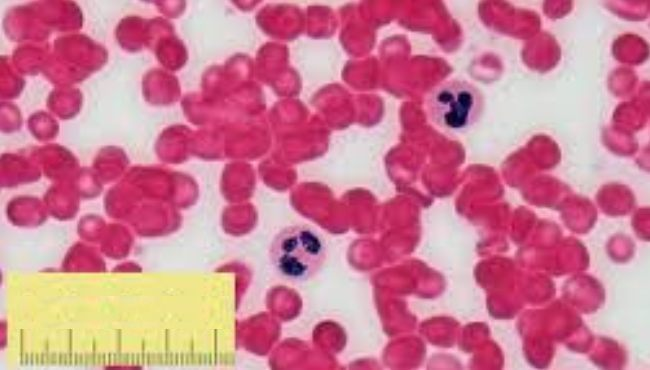
%> input picture cells.jpg, 650 x 370 px
$ octave project_question_3.m   (GNU Octave 9; MATLAB toolbox functions it lacks are replaced by stand-ins)
%> lines starting %> are read from the running program, lines starting %| are printed output that depends on the picture; in (x1, y1, x2, y2) boxes, pixels count from 0 and x2, y2 are one past the last pixel; in counts of white or black regions, pixels touching at a corner belong together; the program's own positions count from 1
%% Noah Mahagna 314994641 + Ruba Jabaren 208223552


% The explanation of question 3 steps (there is two part for the code first
% part is in the buttom of the code wheich it is to find how much pixels
% per micron and the second part is upove which is every thing asked in the
% question

% 1) reading the image.

% 2) image segmentation: by converted the image to grayscale then determined
% threshold value to isolate dark nuclei.

% 3) label connected components for identifying and labeling distinct objects
% in a binary image.

% 4) Object Analysis: computes properties of image regions (area and centroid)
% finding the two largest regions (assuming they are the nuclei we want).

% 5) Morphological Operations:by create a new binary image with only these
% two nuclei and createing a structuring element to dilates the nuclei to
% approximate the full cell area.
% 6) Boundary Detection: by using bwboundaries we can find the boundaries.

% 7) Visualization: we displays the original image and used plot to draws
% the cell boundaries in blue inside loop.

% 8) Measurements: we created preallocate array to calculate diameters and
% store them in it, by using poly2mask which converts boundary coordinates
% to a binary mask, and then we used pdist2 which computes pairwise distances
% to find the maximum diameter.

% 9) Calculate the average diameter

clc; clear; format short; format compact

% 1)
img = imread('cells.jpg');
%> img is the input picture: size 370x650x3 uint8; mean R, G, B 207.3, 126.8, 148.8
% 2)
gray_img = rgb2gray(img);
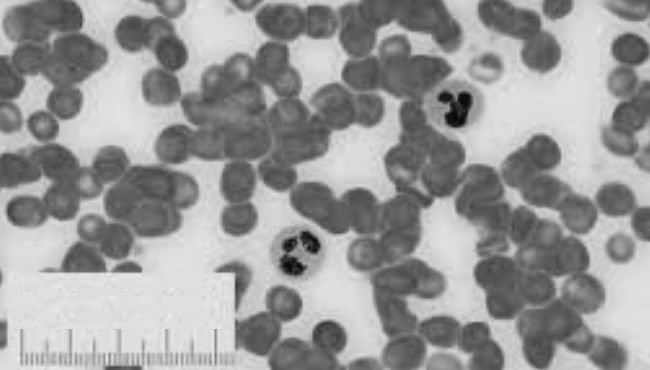
%> gray_img: size 370x650 uint8; min 7, max 238, mean 153.4
nuclei = gray_img < 40;
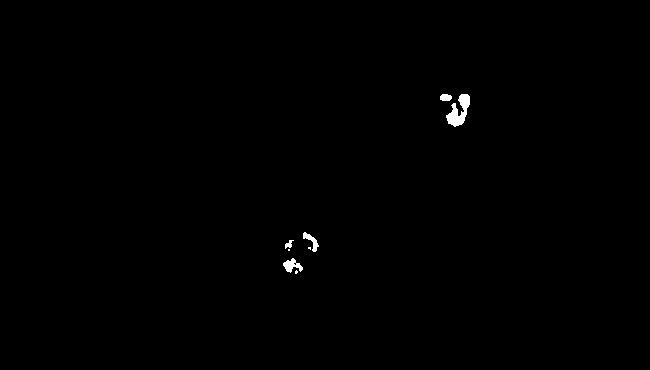
%> nuclei: size 370x650 logical; 0.34% white; 8 white regions (3 under 20 px), largest, box (x1, y1, x2, y2) and area: (446, 94, 470, 127) 412, (283, 258, 303, 273) 155, (303, 232, 319, 252) 118, (440, 94, 452, 101) 71, (285, 240, 294, 249) 42
% 3)
labeled = logical(nuclei);
% 4)
stats = regionprops(labeled, 'Area', 'Centroid');
%> stats = 8 regions; Area and Centroid: 412 [459.7 111.9], 155 [292.7 266.1], 118 [312.1 241.7], 71 [446.3 98.1], 42 [289.5 244.9], 9 [296.9 272.7], 7 [310.1 248.7], 4 [289.5 250.5]
[~, idx] = sort([stats.Area], 'descend');
%> idx = [8 1 5 7 2 4 6 3]
nuclei_idx = idx(1:2);
%> nuclei_idx = [8 1]
% 5)
nuclei_img = ismember(labeled, nuclei_idx);
se = strel('disk', 15);
cells = imdilate(nuclei_img, se);
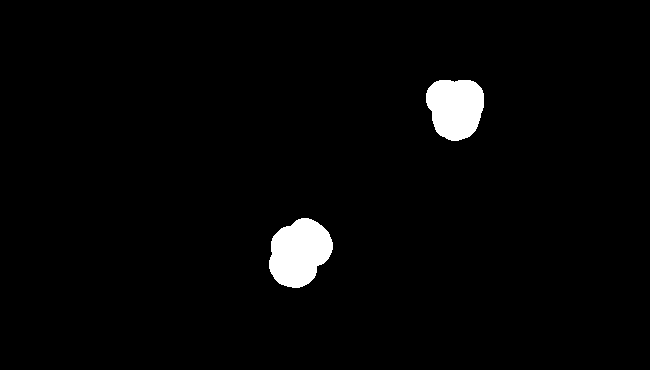
%> cells: size 370x650 logical; 2.5% white; 2 white regions, box (x1, y1, x2, y2) and area: (269, 218, 333, 288) 3253, (426, 80, 484, 141) 2833
% 6)
boundaries = bwboundaries(cells);
%> boundaries = 2 boundaries; box (x1, y1, x2, y2) and points: (269, 218, 333, 288) 187, (426, 80, 484, 141) 178
% 7)
imshow(img);
hold on;
for k = 1:length(boundaries)
    boundary = boundaries{k};
    plot(boundary(:,2), boundary(:,1), 'blue', 'LineWidth', 2);
end
%> this loop made 2 passes
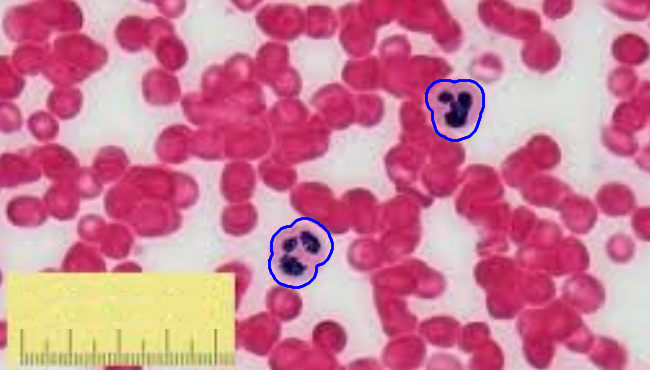
%> figure redrawn from the program's plot data

% 8)
diameters_microns = zeros(1, length(boundaries));

for k = 1:length(boundaries)
    boundary = boundaries{k};
    mask = poly2mask(boundary(:,2), boundary(:,1), size(img,1), size(img,2));
    [y, x] = find(mask);
    pairwise_distances = pdist2([x, y], [x, y]);

    % maximum distance (diameter in pixels)
    diameter_pixels = max(pairwise_distances(:));

    % Convert to microns
    % (based on the scale bar of the ruler  5 pixels = 1 micron)
    % we searched in google and found that 10 pixels = 1 micron, so we used
    % 10 10 pixels per 1 micron ( we hope it is OK)
    diameter_microns = diameter_pixels / 5;
    diameters_microns(k) = diameter_microns;
    fprintf('Cell %d diameter: %.2f microns\n', k, diameter_microns);
end
%> this loop made 2 passes
%> (diameter_pixels, diameter_microns) on passes 1 to 2: (71.02, 14.2), (63.51, 12.7)
%| Cell 1 diameter: 14.20 microns
%| Cell 2 diameter: 12.70 microns
%> pass 1, `mask = poly2mask(boundary(:,2), boundary(:,1), size(img,1), size(img,2..`:
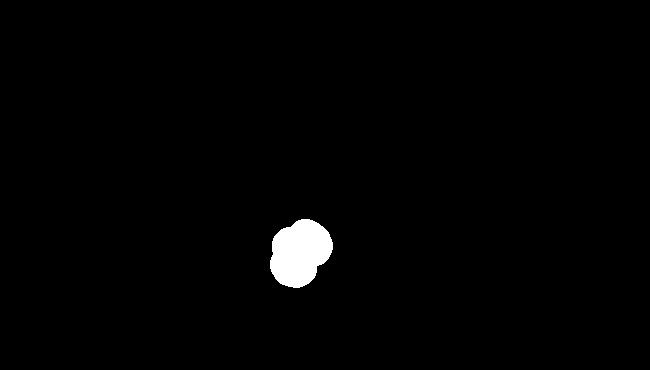
%> mask: size 370x650 logical; 1.3% white; 1 white region, box (x1, y1, x2, y2) and area: (270, 219, 333, 288) 3160
%> pass 2, `mask = poly2mask(boundary(:,2), boundary(:,1), size(img,1), size(img,2..`:
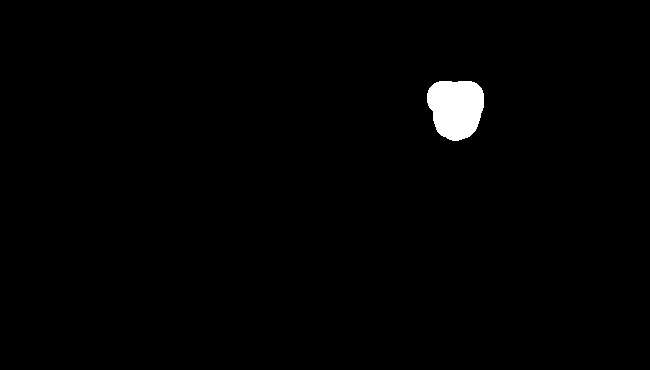
%> mask: size 370x650 logical; 1.1% white; 1 white region, box (x1, y1, x2, y2) and area: (427, 81, 484, 141) 2737
%> after the loop, diameters_microns = [14.2 12.7]

% 9)
average_diameter = mean(diameters_microns);
%> average_diameter = 13.45
fprintf('Average cell diameter: %.2f microns\n', average_diameter);
%| Average cell diameter: 13.45 microns


%%

clc; clear; format short; format compact

% the ruler detection section

% Read the image
img = imread('cells.jpg');

% Convert to grayscale if it's a color image
if size(img, 3) == 3
    img_gray = rgb2gray(img);
else
    img_gray = img;
end

% Detect the yellow scale bar
% This assumes the scale bar is yellow. Adjust color thresholds as needed.
yellow_mask = img(:,:,1) > 200 & img(:,:,2) > 200 & img(:,:,3) < 100;
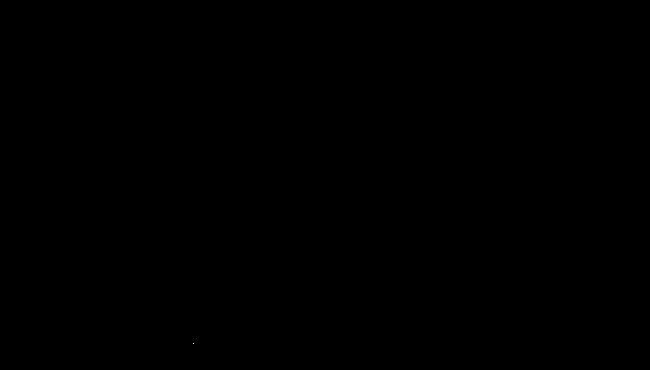
%> yellow_mask: size 370x650 logical; 0% white in thin lines or dots, all inside (x1, y1, x2, y2) = (193, 343, 194, 344)

% Find the bounding box of the scale bar
stats = regionprops(yellow_mask, 'BoundingBox');
%> stats = 1 region; box (x1, y1, x2, y2): (193, 343, 194, 344)
scale_bar = stats(1).BoundingBox;
%> scale_bar = [193.5 343.5 1 1]

% Get the length of the scale bar in pixels
scale_bar_length_px = scale_bar(3);
%> scale_bar_length_px = 1

% Known length of the scale bar in microns
scale_bar_length_microns = 5; %  this based on the actual scale

% Calculate pixels per micron
pixels_per_micron =1 / (scale_bar_length_px / scale_bar_length_microns);
%> pixels_per_micron = 5

% we can use pixels_per_micron to measure other features in the image
% an examplefor the use of it: to measure the diameter of a cell:
% cell_diameter_px = [measure cell diameter in pixels]
% cell_diameter_microns = cell_diameter_px / pixels_per_micron;

% Display the result
disp(['1 micron is equal to ', num2str(pixels_per_micron), ...
    ' pixels in this image.']);
%| 1 micron is equal to 5 pixels in this image.
